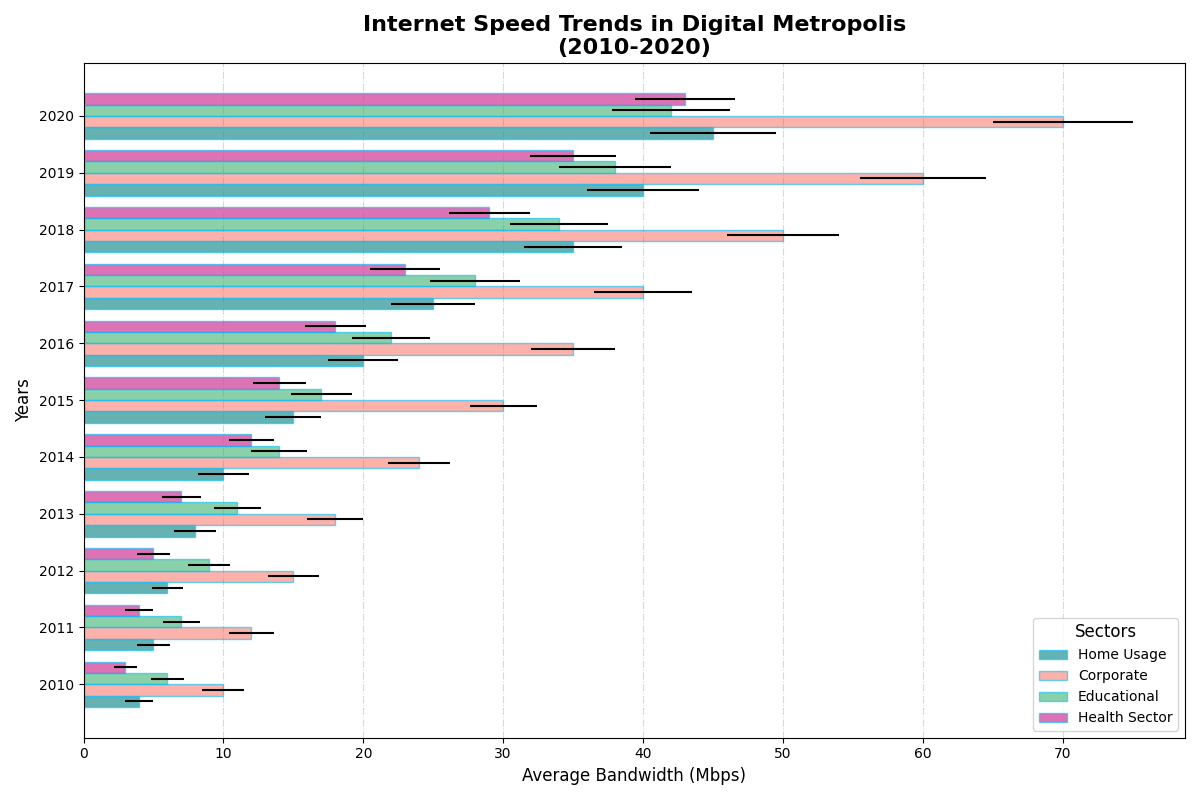

Python code for this plot:
import matplotlib.pyplot as plt
import numpy as np

years = np.arange(2010, 2021)

# Data for different sectors
residential_speed = np.array([4, 5, 6, 8, 10, 15, 20, 25, 35, 40, 45])
business_speed = np.array([10, 12, 15, 18, 24, 30, 35, 40, 50, 60, 70])
education_speed = np.array([6, 7, 9, 11, 14, 17, 22, 28, 34, 38, 42])
healthcare_speed = np.array([3, 4, 5, 7, 12, 14, 18, 23, 29, 35, 43])

residential_variability = np.array([1, 1.2, 1.1, 1.5, 1.8, 2, 2.5, 3, 3.5, 4, 4.5])
business_variability = np.array([1.5, 1.6, 1.8, 2, 2.2, 2.4, 3, 3.5, 4, 4.5, 5])
education_variability = np.array([1.2, 1.3, 1.5, 1.7, 2, 2.2, 2.8, 3.2, 3.5, 4, 4.2])
healthcare_variability = np.array([0.8, 1, 1.2, 1.4, 1.6, 1.9, 2.2, 2.5, 2.9, 3.1, 3.6])

plt.figure(figsize=(12, 8))

# Create horizontal bar chart with error bars
plt.barh(years - 0.3, residential_speed, xerr=residential_variability, 
         height=0.2, color='teal', alpha=0.6, label='Home Usage', edgecolor='deepskyblue')
plt.barh(years - 0.1, business_speed, xerr=business_variability, 
         height=0.2, color='salmon', alpha=0.6, label='Corporate', edgecolor='deepskyblue')
plt.barh(years + 0.1, education_speed, xerr=education_variability, 
         height=0.2, color='mediumseagreen', alpha=0.6, label='Educational', edgecolor='deepskyblue')
plt.barh(years + 0.3, healthcare_speed, xerr=healthcare_variability, 
         height=0.2, color='mediumvioletred', alpha=0.6, label='Health Sector', edgecolor='deepskyblue')

plt.title('Internet Speed Trends in Digital Metropolis\n(2010-2020)', fontsize=16, fontweight='bold')
plt.ylabel('Years', fontsize=12)
plt.xlabel('Average Bandwidth (Mbps)', fontsize=12)

plt.yticks(years)
plt.xticks(fontsize=10)

plt.grid(True, linestyle='-.', color='gray', alpha=0.3, axis='x')
plt.legend(title='Sectors', fontsize=10, title_fontsize=12, loc='best')
plt.tight_layout()
plt.show()
